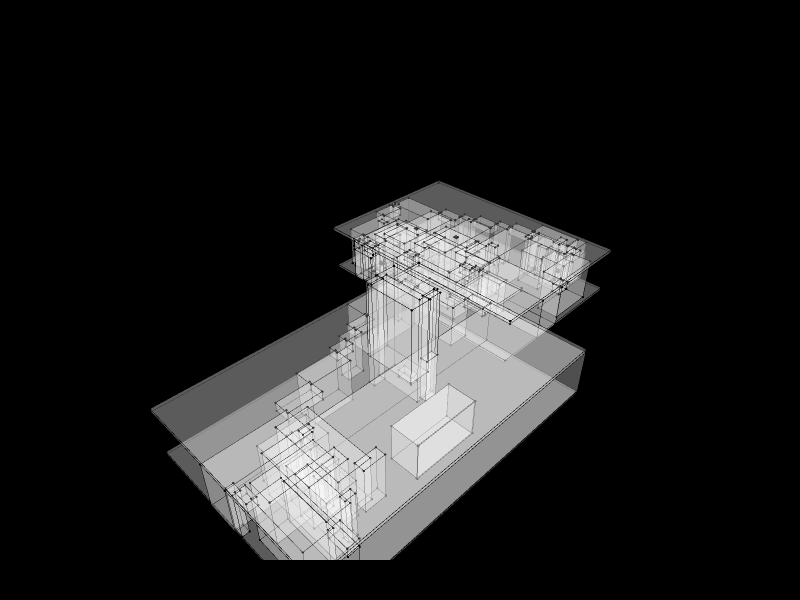

The notebook cell this image was saved under:
### Markdown cell above
## 12. Show the simplified IFC model

### Code cell
Topology.Show(spatial_boxes,
              faceOpacity=0.2,
              backgroundColor="black",
              width=800,
              height=600,
              renderer=renderer)
